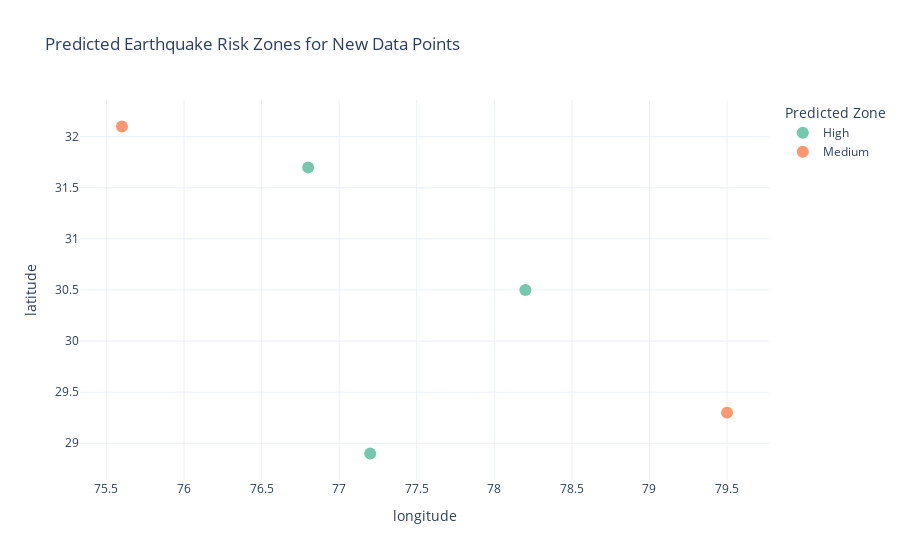

Notebook cell for this chart:
### Code cell
import pandas as pd
from sklearn.model_selection import train_test_split
from sklearn.preprocessing import LabelEncoder, StandardScaler
from sklearn.metrics import classification_report
from sklearn.ensemble import RandomForestClassifier
import pandas as pd
import plotly.express as px



df = pd.read_csv("cleaned_japan_earthquake_data.csv")

le = LabelEncoder()
df['Risk_Zone_encoded'] = LabelEncoder().fit_transform(df['Risk_Zone'])

features = df[['latitude', 'longitude', 'Magnitude', 'depth']]  
labels = df['Risk_Zone_encoded']

scaler = StandardScaler()
features_scaled = scaler.fit_transform(features)


X_train, X_test, y_train, y_test = train_test_split(features_scaled, labels, test_size=0.2, random_state=42)


rf = RandomForestClassifier(n_estimators=100, random_state=42)
rf.fit(X_train, y_train)
y_pred_rf = rf.predict(X_test)

le = LabelEncoder()
le.fit(df['Risk_Zone'])

print(classification_report(y_test, y_pred_rf, target_names=le.classes_))

import matplotlib.pyplot as plt

importances = rf.feature_importances_
feature_names = ['latitude', 'longitude', 'magnitude', 'depth']  
# Plot
plt.figure(figsize=(8, 5))
plt.barh(feature_names, importances, color='forestgreen')
plt.title("Random Forest Feature Importance in Earthquake Risk Prediction")
plt.xlabel("Importance Score")
plt.ylabel("Features")
plt.grid(True, linestyle='--', alpha=0.5)
plt.tight_layout()
plt.show()



# New input data: [latitude, longitude, magnitude, depth]
new_data = [
    [30.5, 78.2, 6.4, 10.0],
    [32.1, 75.6, 5.8, 20.0],
    [28.9, 77.2, 6.0, 15.0],
    [31.7, 76.8, 6.2, 12.0],
    [29.3, 79.5, 5.5, 18.0]
]


new_data_scaled = scaler.transform(new_data)


predicted_zones = rf.predict(new_data_scaled)


predicted_zone_labels = le.inverse_transform(predicted_zones)

print(f"Predicted Risk Zone (Random Forest): {predicted_zone_labels}")



df_new = pd.DataFrame(new_data, columns=['latitude', 'longitude', 'magnitude', 'depth'])
df_new['predicted_zone'] = predicted_zone_labels

fig = px.scatter(df_new, x='longitude', y='latitude', color='predicted_zone',
                title="Predicted Earthquake Risk Zones for New Data Points",
                hover_data=['magnitude', 'depth', 'predicted_zone'],
                color_discrete_sequence=px.colors.qualitative.Set2)

fig.update_traces(marker=dict(size=12, opacity=0.9))
fig.update_layout(legend_title="Predicted Zone", template="plotly_white")

fig.show()

### Figure 1 — Plotly figure (JSON) as saved in the notebook; plotly's stock layout.template omitted (floating-point values rounded to 4 significant figures)
{"data": [{"customdata": [[6.4, 10, "High"], [6, 15, "High"], [6.2, 12, "High"]], "hovertemplate": "predicted_zone=%{customdata[2]}<br>longitude=%{x}<br>latitude=%{y}<br>magnitude=%{customdata[0]}<br>depth=%{customdata[1]}<extra></extra>", "legendgroup": "High", "marker": {"color": "rgb(102,194,165)", "opacity": 0.9, "size": 12, "symbol": "circle"}, "mode": "markers", "name": "High", "orientation": "v", "showlegend": true, "type": "scatter", "x": [78.2, 77.2, 76.8], "xaxis": "x", "y": [30.5, 28.9, 31.7], "yaxis": "y"}, {"customdata": [[5.8, 20, "Medium"], [5.5, 18, "Medium"]], "hovertemplate": "predicted_zone=%{customdata[2]}<br>longitude=%{x}<br>latitude=%{y}<br>magnitude=%{customdata[0]}<br>depth=%{customdata[1]}<extra></extra>", "legendgroup": "Medium", "marker": {"color": "rgb(252,141,98)", "opacity": 0.9, "size": 12, "symbol": "circle"}, "mode": "markers", "name": "Medium", "orientation": "v", "showlegend": true, "type": "scatter", "x": [75.6, 79.5], "xaxis": "x", "y": [32.1, 29.3], "yaxis": "y"}], "layout": {"legend": {"title": {"text": "Predicted Zone"}, "tracegroupgap": 0}, "title": {"text": "Predicted Earthquake Risk Zones for New Data Points"}, "xaxis": {"anchor": "y", "domain": [0, 1], "title": {"text": "longitude"}}, "yaxis": {"anchor": "x", "domain": [0, 1], "title": {"text": "latitude"}}}}
